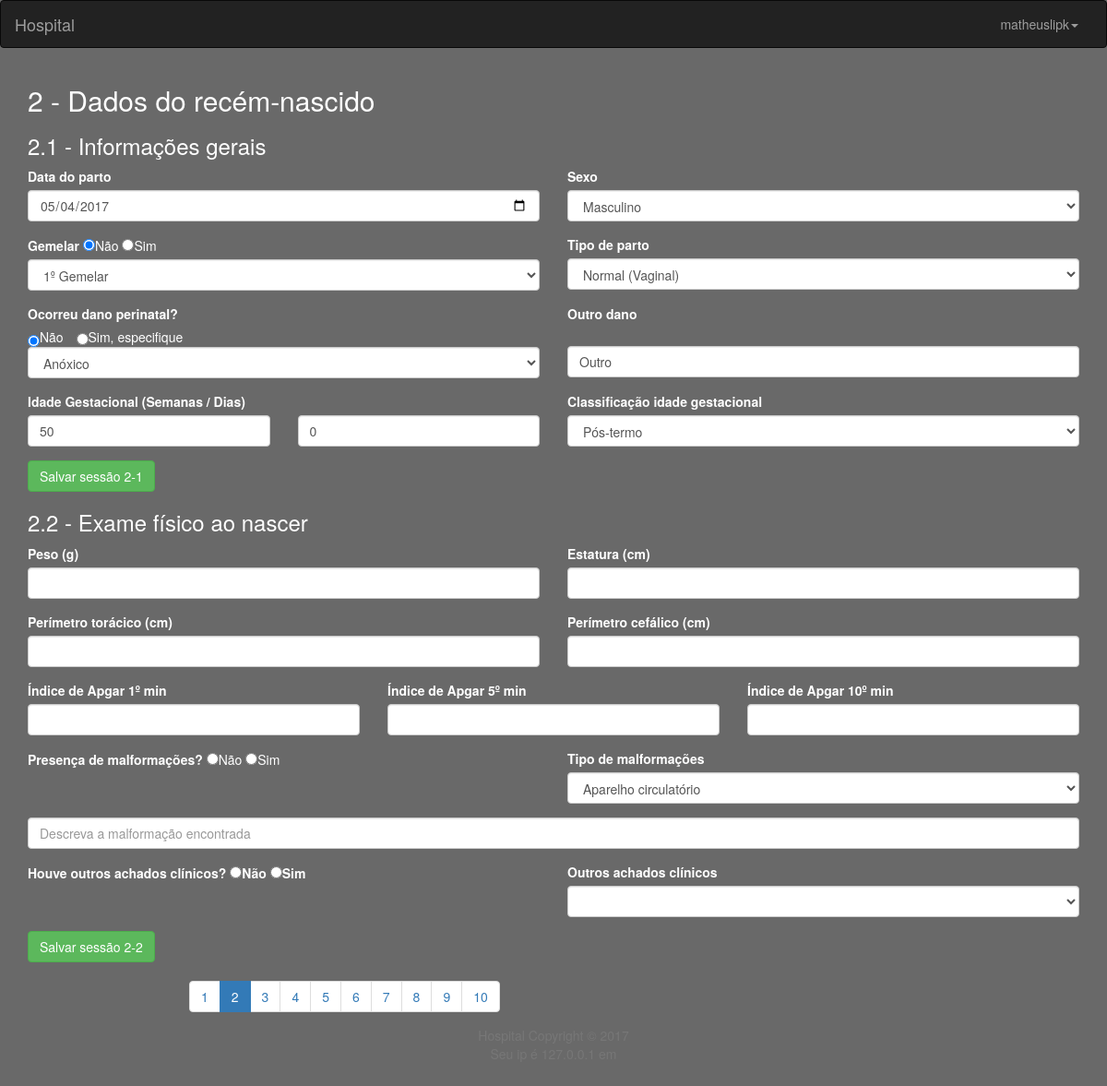
The page /view/2.1-recemNascido.php?prontuario=1 (signed in) on the database its author committed.
### tables this page shows
CREATE TABLE `recemNascido` (
  `idProntuario` int(11) NOT NULL,
  `dataParto` date NOT NULL,
  `sexo` varchar(20) NOT NULL,
  `idadeGestacionalSem` int(11) NOT NULL,
  `idadeGestacionalDia` int(11) NOT NULL,
  `classIdadeGest` varchar(20) NOT NULL,
  `gemelar` int(1) NOT NULL,
  `tipoGemelar` varchar(20) DEFAULT NULL,
  `tipoParto` varchar(20) NOT NULL,
  `danoPerinatal` int(1) NOT NULL,
  `tipoDanoPerinatal` varchar(20) DEFAULT NULL,
  `outroDano` varchar(30) DEFAULT NULL
);

### classesDao/RecemNascidoDao.php (called while the page is built, shortened)
<?php
class RecemNascidoDao {
   public function getRecemNascidoByProntuario($prontuario){
      $con = ConexaoDao::getConecao();
      $query = "SELECT * FROM recemNascido WHERE idProntuario=?";
      $stmt = $con->prepare($query);
      $stmt->bind_param("i", $prontuario);
      if($stmt->execute()){
         $result = $stmt->get_result();
         $array = $result->fetch_assoc();
         return $array;
      }
      return FALSE;
   }
}

### view/2.1-recemNascido.php (the view, shortened to what this page needs)
<?php
require_once $_SERVER['DOCUMENT_ROOT'].'/classesDao/RecemNascidoDao.php';
require_once $_SERVER['DOCUMENT_ROOT'].'/especial/Pagina.php';
class recemNascido extends Pagina{
   public function exibirHead() {
      parent::exibirHead();
      ?>
      <?php
   }
      public function exibirBody() {
      parent::exibirBody();
      if(isset($_GET['prontuario'])){
         $recemDao = new RecemNascidoDao();
         $recemNascido = $recemDao->getRecemNascidoByProntuario($_GET['prontuario']);
      }else{
         die("Nenhum prontuário selecionado");
      }
      ?>
<div class="container">
   <h2>2 - Dados do recém-nascido</h2>
   <h3>2.1 - Informações gerais</h3>
   <form method="post" action="/controll/2.1-recemNascido/inserirRecemNascido.php">
      <div class="row">
         <div class="col-xs-6 form-group">
            <label>Data do parto</label>
            <input name="dataParto" class="form-control" type="date" required value="<?php if(isset($recemNascido['dataParto'])){echo $recemNascido['dataParto'];}?>">
         </div>
         <div class="col-xs-6 form-group">
            <label>Sexo</label>
            <select name="sexo" class="form-control">
               <?php
               if(isset($recemNascido['sexo'])){
                  $sexo = $recemNascido['sexo'];
                  if($sexo==="Masculino"){
                     echo "<option selected>Masculino</option>";
                  }else{
                     echo "<option>Masculino</option>";
                  }
               }else{
                  echo "<option>Masculino</option>";
                  echo "<option>Feminino</option>";
                  echo "<option>Indeterminado</option>";
               }
               ?>
            </select>
         </div>
      </div>
      <div class="row">
         <div class="col-xs-6 form-group">
            <label>Gemelar</label>
            <input <?php if($recemNascido['gemelar']===0) {echo "checked";}?> required type="radio" name="gemelar" value="0" id="gemelarNao">Não
            <input <?php if($recemNascido['gemelar']===1) {echo "checked";}?> required type="radio" name="gemelar" value="1" id="gemelarSim">Sim
            <select class="form-control" id="tipoGemelar" name="tipoGemelar" required>
               <?php
               if(isset($recemNascido['tipoGemelar'])){
                  $tipoGemela = $recemNascido['tipoGemelar'];
                  if($tipoGemela==="1º Gemelar"){
                     echo '<option selected>1º Gemelar</option>';
                  }else{
                     echo "<option>1º Gemelar</option>";
                  }
               }else{
                  echo "<option>1º Gemelar</option>";
                  echo "<option>2º Gemelar</option>";
                  echo "<option>3º Gemelar</option>";
               }
               ?>
            </select>
         </div>
         <div class="col-xs-6 form-group">
            <label>Tipo de parto</label>
            <select class="form-control" name="tipoParto">
               <?php
               if(isset($recemNascido['tipoParto'])){
                  $tipoPArto = $recemNascido['tipoParto'];
                  if($tipoPArto==="Normal (Vaginal)"){
                     echo "<option selected>Normal (Vaginal)</option>";
                  }else{
                     echo "<option>Normal (Vaginal)</option>";
                  }
               }else{
                  echo "<option>Cesário</option>";
                  echo "<option>Fórceps</option>";
                  echo "<option>Normal (Vaginal)</option>";
               }
               ?>
            </select>
         </div>
      </div>
      <div class="row">
         <div class="form-group col-xs-6">
            <label>Ocorreu dano perinatal?</label><br>
            <input <?php if($recemNascido['danoPerinatal']===0) {echo "checked";}?> required class="radio-inline" type="radio" name="danoPerinatal" value="0" id="danoPerinatalNao">Não
            <input <?php if($recemNascido['danoPerinatal']===1) {echo "checked";}?> required class="radio-inline" type="radio" name="danoPerinatal" value="1" id="danoPerinatalSim">Sim, especifique
            <select class="form-control" id="tipoDanoPerinatal" name="tipoDanoPerinatal">
               <?php
               if(isset($recemNascido['tipoDanoPerinatal'])){
                  $tipoDanoPerinatal = $recemNascido['tipoDanoPerinatal'];
                  if($tipoDanoPerinatal==="Anóxico"){
                     echo "<option selected>Anóxico</option>";
                  }else{
                     echo "<option>Anóxico</option>";
                  }
               }else{
                  echo "<option>Anóxico</option>";
                  echo "<option>Hemorrágico</option>";
                  echo "<option>Isquêmico</option>";
                  echo "<option>Traumático</option>";
                  echo "<option>Outros</option>";
               }
               ?>
            </select>
         </div>
         <div class="form-group col-xs-6">
            <label>Outro dano</label><br><br>
            <input name="outroDano" class="form-control" type="text"
                   value="<?php if(isset($recemNascido['outroDano']))echo $recemNascido['outroDano'];?>" placeholder="Se outro especifique aqui">
         </div>
      </div>
      <div class="row">
         <div class="col-xs-6 form-group">
            <label>Idade Gestacional (Semanas / Dias)</label>
            <div class="row">
               <div class="col-xs-6">
                  <input name="idadeGestacionalSem" class="form-control" placeholder="Semanas"
                         value="<?php if(isset($recemNascido['idadeGestacionalSem'])){echo $recemNascido['idadeGestacionalSem'];} ?>">
               </div>
               <div class="col-xs-6">
                  <input name="idadeGestacionalDia" class="form-control" placeholder="Dias"
                         value="<?php if(isset($recemNascido['idadeGestacionalDia'])){echo $recemNascido['idadeGestacionalDia'];}?>">
               </div>
            </div>
         </div>
         <div class="col-xs-6 form-group">
            <label>Classificação idade gestacional</label>
            <select name="classIdadeGest" class="form-control">
               <?php
               if(isset($recemNascido['classIdadeGest'])){
                  if($recemNascido['classIdadeGest']==="Pós-termo"){
                     echo "<option selected>Pós-termo</option>";
                  }else{
                     echo "<option>Pós-termo</option>";
                  }
               }else{
                  echo "<option>Pré-termo</option>";
                  echo "<option>Termo</option>";
                  echo "<option>Pós-termo</option>";
               }
               ?>
            </select>
         </div>
      </div>
      <button class="btn btn-success" type="submit">Salvar sessão 2-1</button>
   </form>
   <h3>2.2 - Exame físico ao nascer</h3>
   <form action="/controll/2.2-exameFisicoAoNascer/inserirExameFisico.php" method="post">
      <div class="row">
         <div class="col-xs-6 form-group">
            <label>Peso (g)</label>
            <input name='peso' type="number" class="form-control">
         </div>
         <div class="col-xs-6 form-group">
            <label>Estatura (cm)</label>
            <input name='estatura' type="number" class="form-control">
         </div>
      </div>
      <div class="row">
         <div class="col-xs-6 form-group">
            <label>Perímetro torácico (cm)</label>
            <input name='perimToracico' type="number" class="form-control">
         </div>
         <div class="col-xs-6 form-group">
            <label>Perímetro cefálico (cm)</label>
            <input name='perimCefalico' type="number" class="form-control">
         </div>
      </div>
      <div class="row">
         <div class="col-xs-4 form-group">
            <label>Índice de Apgar 1º min</label>
            <input name='apgar1' type="number" class="form-control">
         </div>
         <div class="col-xs-4 form-group">
            <label>Índice de Apgar 5º min</label>
            <input name='apgar5' type="number" class="form-control">
         </div>
         <div class="col-xs-4 form-group">
            <label>Índice de Apgar 10º min</label>
            <input name='apgar10' type="number" class="form-control">
         </div>
      </div>
      <div class="row">
         <div class="col-xs-6 form-group">
            <label>Presença de malformações?</label>
            <input required id="malformacaoNao" name='malformacao' type="radio" value="0">Não
            <input required id="malformacaoSim" name='malformacao' type="radio" value="1">Sim
         </div>
         <div class="col-xs-6 form-group">
            <label>Tipo de malformações</label>
            <select id="tipoMalformacao" class="form-control" name="tipoMalformacao">
               <option>Aparelho circulatório</option>
            </select>
         </div>
      </div>
      <div class="row">
         <div class="col-xs-12 form-group">
            <input id="descMalformacao" name="descMalformacao" type="text" class="form-control" placeholder="Descreva a malformação encontrada">
         </div>
      </div>
      <div class="row">
         <div class="col-xs-6 form-group">
            <label>Houve outros achados clínicos?</label>
            <label><input required type="radio" name="achadosClinicos" value="0">Não</label>
            <label><input required type="radio" name="achadosClinicos" value="1">Sim</label>
         </div>
         <div class="col-xs-6 form-group">
            <label>Outros achados clínicos</label>
            <select class="form-control" name="outrosAchadosClinicos">
               <option></option>
               <option>Icterícia</option>
            </select>
         </div>
      </div>
      <button class="btn btn-success" type="submit">Salvar sessão 2-2</button>
   </form>
</div>
      <?php
      parent::exibirPaginacaoQuest(2, $_GET['prontuario']);
   }
}
$e = new recemNascido();
$e->display();

### especial/Pagina.php (shortened to what this page needs)
<?php
class Pagina {
   public final function display() {
      echo "<!DOCTYPE html>\n";
      echo "<html lang='pt-br'>\n";
      echo "<head>\n";
      $this->exibirHead();
      echo "</head>\n";
      echo "<body>\n";
      $this->exibirBody();
      $this->exibirRodape();
      echo "</body>\n";
      echo '</html>';
   }
   public function exibirHead(){
      ?>
      <link rel="stylesheet" href="/bootstrap/css/bootstrap.min.css">
      <link rel="stylesheet" href="/bootstrap/css/meucss.css">
      <?php
   }
   public function exibirBody(){
      $this->exibirBarraNavUsuario();
   }
    private function exibirBarraNavUsuario(){
        ?>
    <nav class="navbar navbar-inverse">
      <div class="container-fluid">
        <div class="navbar-header">
          <a class="navbar-brand" href="/">Hospital</a>
        </div>
        <div class="collapse navbar-collapse" id="myNavbar">
          <ul class="nav navbar-nav navbar-right">
            <li class="dropdown">
                <a class="dropdown-toggle" data-toggle="dropdown" href="#"> <?php echo $_SESSION['nickUsuario']; ?><span class="caret"></span></a>
            </li>
          </ul>
        </div>
      </div>
    </nav>
    <?php
    }
   public function exibirRodape(){
      ?>
      <footer class="footer navbar-text">
         <div class="container">
            <div class="col-sm-2"></div>
            <div class="col-sm-8">
               <p class="text-muted text-center">
               Hospital Copyright © 2017 <br>
               </p>
            </div>
         </div>
      </footer>
        <?php
    }
   public function exibirPaginacaoQuest(int $pag, int $prontuario){
      echo "<div class='row'>";
      echo "<div class='col-xs-2'></div>";
      echo "<div class='col-xs-8'>";
      echo "<ul class='pagination  center-block'>";
      if($pag === 1){
         echo "<li class='active'><a href='/view/1.0-servicoSaude.php?prontuario={$prontuario}'>1</a></li>";
      }else{
         echo "<li><a href='/view/1.0-servicoSaude.php?prontuario={$prontuario}'>1</a></li>";
      }
      if($pag ===2){
         echo "<li class='active'><a href='/view/2.1-recemNascido.php?prontuario={$prontuario}'>2</a></li>";
      }else{
         echo "<li><a href='/view/2.1-recemNascido.php?prontuario={$prontuario}'>2</a></li>";
      }
      if($pag ===3){
         echo "<li class='active'><a href='/view/2.3-examesInespecificos.php?prontuario={$prontuario}'>3</a></li>";
      }else{
         echo "<li><a href='/view/2.3-examesInespecificos.php?prontuario={$prontuario}'>3</a></li>";
      }
      if($pag ===4){
         echo "<li class='active'><a href='#'>4</a></li>";
      }else{
         echo "<li><a href='#'>4</a></li>";
      }
      if($pag ===5){
         echo "<li class='active'><a href='/view/2.5-examesImagem.php?prontuario={$prontuario}''>5</a></li>";
      }else{
         echo "<li><a href='/view/2.5-examesImagem.php?prontuario={$prontuario}''>5</a></li>";
      }
      if($pag ===6){
         echo "<li class='active'><a href='/view/entrevistaMae.php?prontuario={$prontuario}''>6</a></li>";
      }else{
         echo "<li><a href='/view/entrevistaMae.php?prontuario={$prontuario}''>6</a></li>";
      }
      if($pag ===7){
         echo "<li class='active'><a href='/view/antecedentes.php?prontuario={$prontuario}''>7</a></li>";
      }else{
         echo "<li><a href='/view/antecedentes.php?prontuario={$prontuario}''>7</a></li>";
      }
      if($pag ===8){
         echo "<li class='active'><a href='/view/histObstetrico.php?prontuario={$prontuario}''>8</a></li>";
      }else{
         echo "<li><a href='/view/histObstetrico.php?prontuario={$prontuario}''>8</a></li>";
      }
      if($pag ===9){
         echo "<li class='active'><a href='/view/habitosGestacao.php?prontuario={$prontuario}''>9</a></li>";
      }else{
         echo "<li><a href='/view/habitosGestacao.php?prontuario={$prontuario}''>9</a></li>";
      }
      if($pag ===10){
         echo "<li class='active'><a href='/view/prenatal.php?prontuario={$prontuario}''>10</a></li>";
      }else{
         echo "<li><a href='/view/prenatal.php?prontuario={$prontuario}''>10</a></li>";
      }
      echo "</ul>";
      echo "</div> ";
      echo "</div>";
   }
}

### rows shown on the page
recemnascido: dataParto "05/04/2017", sexo "Masculino", gemelar "☑", tipoGemelar "1º Gemelar", tipoParto "Normal (Vaginal)", danoPerinatal "☑", tipoDanoPerinatal "Anóxico", outroDano "Outro", idadeGestacionalSem "50", idadeGestacionalDia "0", classIdadeGest "Pós-termo"

### other values the page prints
$_SESSION['nickUsuario'] "matheuslipk"
